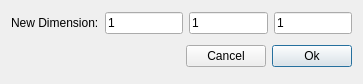
<ui version="4.0" >
 <class>DimensionModify</class>
 <widget class="QDialog" name="DimensionModify" >
  <property name="geometry" >
   <rect>
    <x>0</x>
    <y>0</y>
    <width>363</width>
    <height>84</height>
   </rect>
  </property>
  <property name="windowTitle" >
   <string>Change Dimension</string>
  </property>
  <layout class="QGridLayout" >
   <item row="0" column="0" colspan="3" >
    <layout class="QGridLayout" >
     <item row="0" column="0" >
      <widget class="QLabel" name="_dimensionLabel" >
       <property name="text" >
        <string>New Dimension:</string>
       </property>
       <property name="wordWrap" >
        <bool>false</bool>
       </property>
      </widget>
     </item>
     <item row="0" column="2" >
      <widget class="QLineEdit" name="_dimensionY" >
       <property name="text" >
        <string>1</string>
       </property>
       <property name="readOnly" >
        <bool>false</bool>
       </property>
      </widget>
     </item>
     <item row="0" column="3" >
      <widget class="QLineEdit" name="_dimensionZ" >
       <property name="text" >
        <string>1</string>
       </property>
       <property name="readOnly" >
        <bool>false</bool>
       </property>
      </widget>
     </item>
     <item row="0" column="1" >
      <widget class="QLineEdit" name="_dimensionX" >
       <property name="text" >
        <string>1</string>
       </property>
       <property name="readOnly" >
        <bool>false</bool>
       </property>
      </widget>
     </item>
    </layout>
   </item>
   <item row="1" column="2" >
    <widget class="QPushButton" name="_ok" >
     <property name="text" >
      <string>Ok</string>
     </property>
    </widget>
   </item>
   <item row="1" column="1" >
    <widget class="QPushButton" name="_cancel" >
     <property name="text" >
      <string>Cancel</string>
     </property>
    </widget>
   </item>
   <item row="1" column="0" >
    <spacer name="spacer5" >
     <property name="orientation" >
      <enum>Qt::Horizontal</enum>
     </property>
     <property name="sizeType" >
      <enum>QSizePolicy::Expanding</enum>
     </property>
     <property name="sizeHint" stdset="0" >
      <size>
       <width>171</width>
       <height>31</height>
      </size>
     </property>
    </spacer>
   </item>
  </layout>
 </widget>
 <layoutdefault spacing="6" margin="11" />
 <pixmapfunction>qPixmapFromMimeSource</pixmapfunction>
 <tabstops>
  <tabstop>_dimensionX</tabstop>
  <tabstop>_dimensionY</tabstop>
  <tabstop>_dimensionZ</tabstop>
  <tabstop>_cancel</tabstop>
  <tabstop>_ok</tabstop>
 </tabstops>
 <resources/>
 <connections>
  <connection>
   <sender>_cancel</sender>
   <signal>clicked()</signal>
   <receiver>DimensionModify</receiver>
   <slot>reject()</slot>
   <hints>
    <hint type="sourcelabel" >
     <x>20</x>
     <y>20</y>
    </hint>
    <hint type="destinationlabel" >
     <x>20</x>
     <y>20</y>
    </hint>
   </hints>
  </connection>
 </connections>
</ui>
